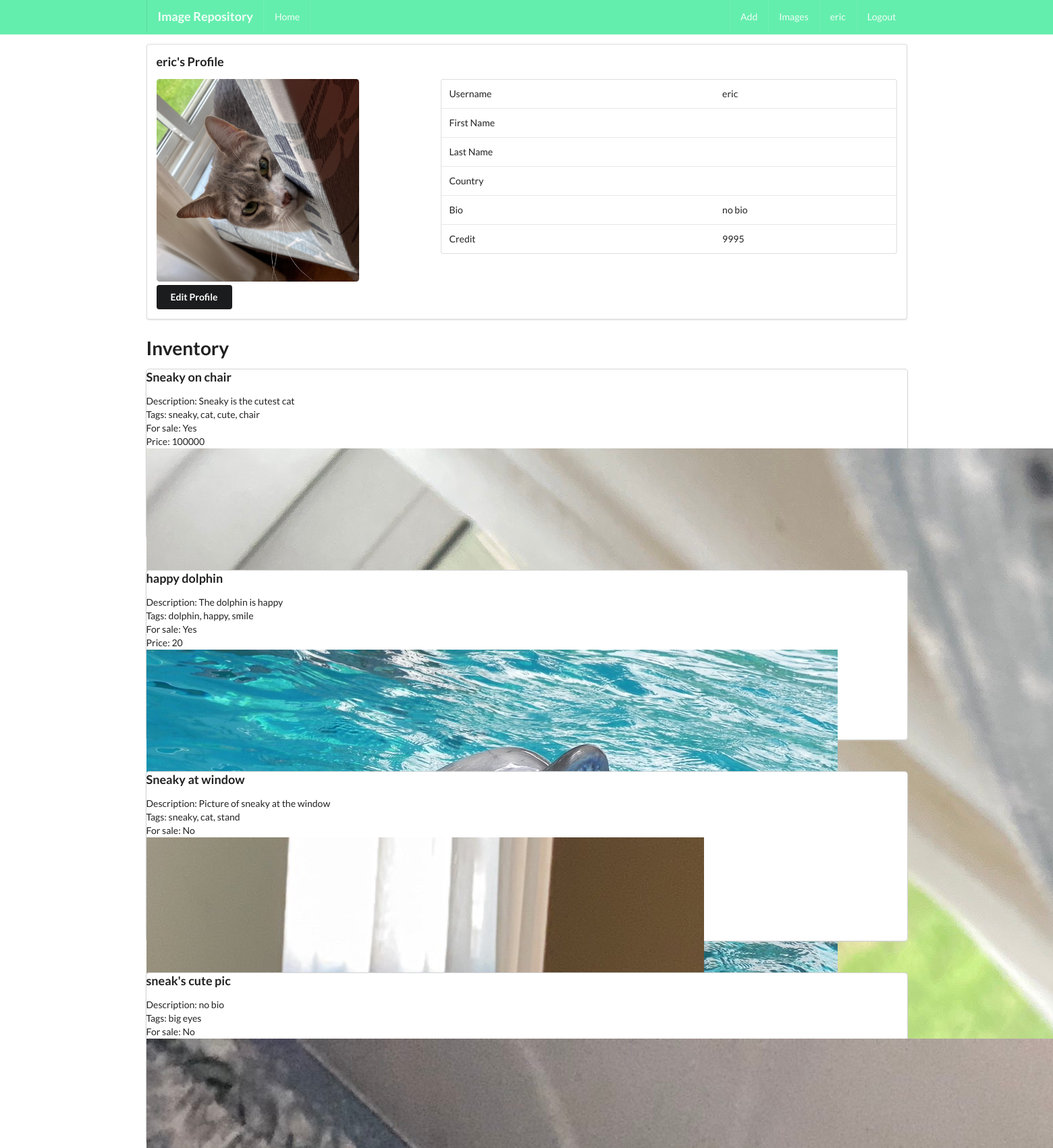
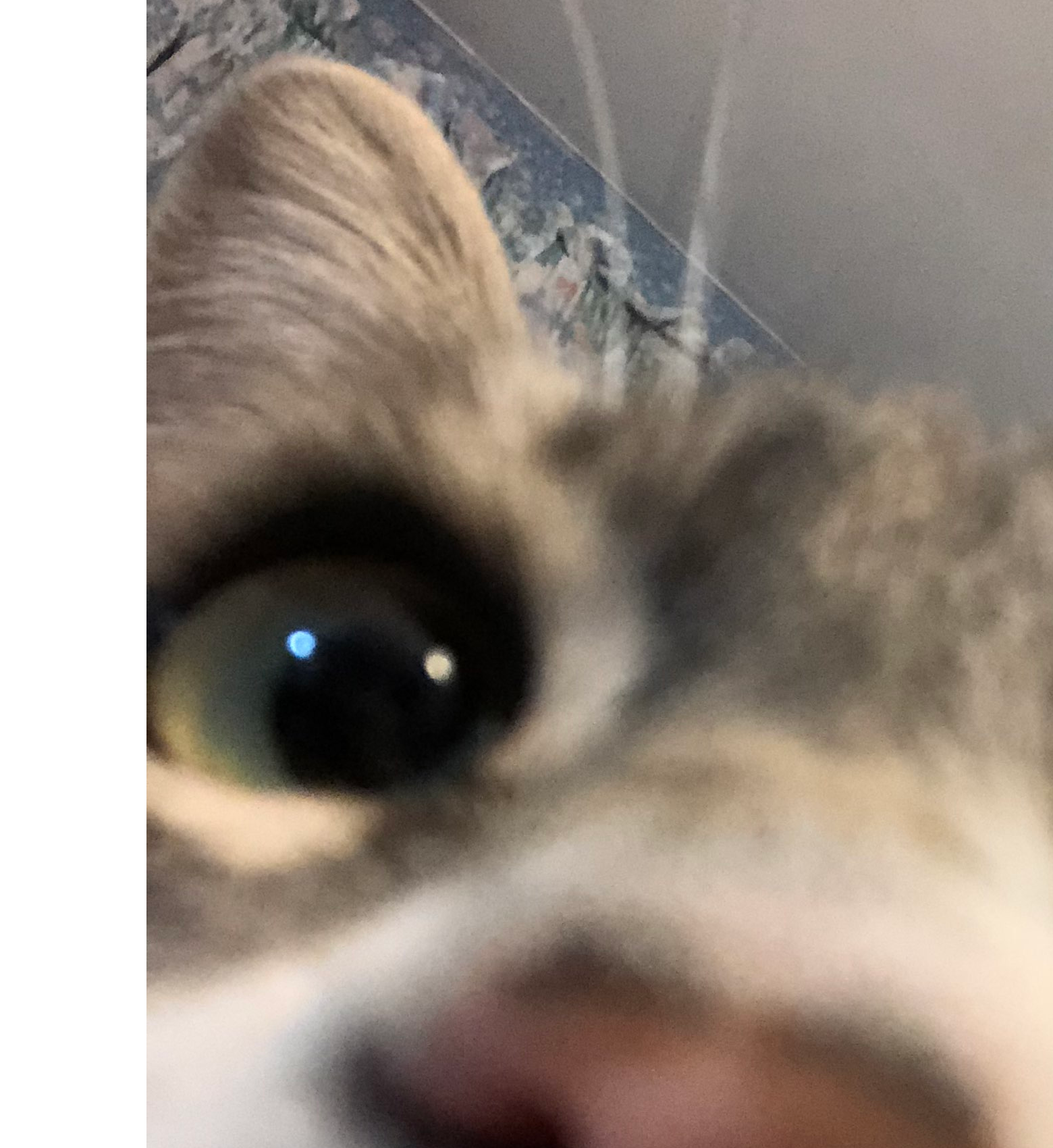
Screenshot of /profiles/myprofile/ (signed in, upper part) with the database file from the repository (2 pictures, top to bottom).
### profiles/models.py (models this page shows, shortened)
class Profile(models.Model):
    first_name = models.CharField(max_length=200, blank=True)
    last_name = models.CharField(max_length=200, blank=True)
    user = models.OneToOneField(User, on_delete=models.CASCADE)
    bio = models.TextField(default="no bio", max_length=300)
    email = models.EmailField(max_length=200, blank=True)
    avatar = models.ImageField(default='avatar.png', upload_to='avatars/')
    slug = models.SlugField(unique=True, blank=True)
    updated = models.DateTimeField(auto_now=True)
    created = models.DateTimeField(auto_now_add=True)
    credit = models.IntegerField(default=10000)

### products/models.py (models this page shows, shortened)
class Product(models.Model):
    image = models.ImageField(upload_to='products', validators=[FileExtensionValidator(['png', 'jpg', 'jpeg'])])
    name = models.CharField(default='product', max_length = 200)
    description = models.TextField(default="no bio", max_length=300,blank=True)
    tags = models.TextField(default="no bio", max_length=300,blank=True)
    slug = models.SlugField(unique=True, blank=True)
    owner = models.ForeignKey(Profile, on_delete=models.CASCADE, related_name='products')
    owned = 'owned'
    listed = 'listed'
    status_choice = [(owned, 'Owned'), (listed, 'Listed')]
    updated = models.DateTimeField(auto_now=True)
    created= models.DateTimeField(auto_now_add = True)
    price = models.IntegerField(default=1)
    status = models.CharField(max_length = 9,choices = status_choice, default = 1)
    class Meta:
        ordering = ('-created',)

### profiles/views.py (the view)
# urls.py: path('myprofile/', my_profile_view, name='my-profile-view'),
def my_profile_view(request):
    profile = Profile.objects.get(user=request.user)
    form = ProfileModelForm(request.POST or None, request.FILES or None, instance=profile)
    confirm = False
    qs = Product.objects.all()
    if request.method =='POST':
        if form.is_valid():
            form.save()
            confirm = True
    context = {
        'profile': profile,
        'form': form,
        'confirm': confirm,
        'qs': qs,
    }
    return render(request, 'profiles/myprofile.html', context)

### profiles/templates/profiles/myprofile.html (shortened to what this page needs)
{% extends 'base.html' %}
{% block content%}
<div class="ui segment">
    <h3>{{request.user}}'s Profile</h3>
    <div class="ui grid">
        <div class='row'>
            <div class='six wide column'>
                <img class="ui medium rounded image" src={{profile.avatar.url}}>
                <div class="row mt-5">
                    <button class='ui secondary button' id='modal-but'>Edit Profile</button>
                </div>
            </div>
            <div class="ten wide column">
                <table class="ui table ">
                    <tbody>
                        <tr>
                            <td>Username</td>
                            <td>{{profile.user}}</td>
                        </tr>
                        <tr>
                            <td>First Name</td>
                            <td>{{profile.first_name}}</td>
                        </tr>
                        <tr>
                            <td>Last Name</td>
                            <td>{{profile.last_name}}</td>
                        </tr>
                        <tr>
                            <td>Country</td>
                            <td>{{profile.country}}</td>
                        </tr>
                        <tr>
                            <td>Bio</td>
                            <td>{{profile.bio}}</td>
                        </tr>
                        <tr>
                            <td>Credit</td>
                            <td>{{profile.credit}}</td>
                        </tr>
                    </tbody>
                </table>
            </div>
        </div>
    </div>
</div>
<h1>Inventory</h1>
{% for obj in qs %}
{% if obj.owner == profile %}
    <div class="ui fluid card gameblock">
        <div class="fifty">
            <div class="fifty-l">
                <div class="content imgtext">
                    <h3>{{obj.name}} </h3>
                    Description: {{obj.description}} <br>
                    Tags: {{obj.tags}} <br>
                    {% if obj.status == "listed" %}
                    For sale: Yes <br>
                    Price: {{obj.price}} <br>
                    {% else %}
                    For sale: No <br>
                    {% endif %}
                </div>
            </div>
            <div class="fifty-r">
                <a href="{{obj.image.url}}" target="_blank">
                    <div class="imgCard">
                        <img src="{{obj.image.url}}">
                    </div>
                </a>
            </div>
        </div>
    </div>
    <br>
{% endif %}
{% endfor %}
{% endblock content%}

### templates/main/navbar.html
<div class="ui inverted menu nav mb-7">
    <div class="ui container">
        <a href="/" class="item">
            <h3>Image Repository</h3>
        </a>
        {% if request.user.is_authenticated %}
        <a href="/" class="item">
            Home
        </a>
        {% endif %}
        <div class="right menu">
            {% if request.user.is_authenticated %}
            <a href="/products/add/" class="item">
                Add
            </a>
            <a href="/products/" class="item">
                Images
            </a>
            <a href="/profiles/myprofile" class="item">
                {{ request.user }}
            </a>
            <a href="{% url 'account_logout' %}" class="ui item">
                Logout
            </a>
            {% else %}
            <a href="{% url 'account_login' %}" class="ui item">
                Login
            </a>
            {% endif %}
        </div>
    </div>
</div>

### static_cdn/static_root/style.css (style rules this page uses)
body { background: white !important; }
.nav { border-radius: 0px !important; padding: 0px 0 2px 0 !important; background-color: #64EEAD !important; }
.mb-7 { margin-bottom: 7px !important; }
.mt-5 { margin-top: 5px !important; }
.gameblock { height: 250px !important; }

### rows the page displays
Profile: avatar (placeholder picture), user "eric", bio "no bio", credit "9995"
Product: name "Sneaky on chair", description "Sneaky is the cutest cat", tags "sneaky, cat, cute, chair", price "100000"
Product: name "happy dolphin", description "The dolphin is happy", tags "dolphin, happy, smile", price "20"
Product: name "Sneaky at window", description "Picture of sneaky at the window", tags "sneaky, cat, stand", status "For sale: No"
Product: name "sneak's cute pic", description "no bio", tags "big eyes", status "For sale: No", image (picture)

### other values shown
{{ request.user }} "eric"
